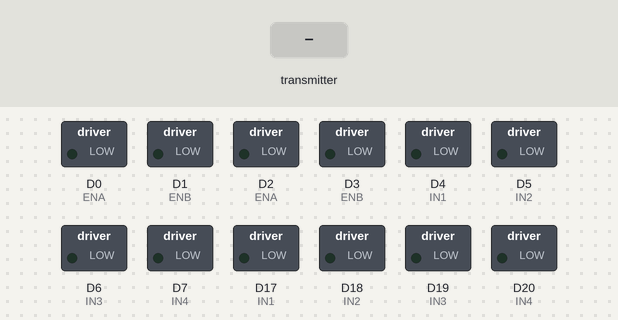
Bench run of a program on a simulated Seeed XIAO (SAMD21). On the bench: switched loads named in the program (green lamp = pin HIGH). The test bench sets the inputs (shaded band). No radio packets arrive unless stated.

Above: at 1.2 s.
1.3 s: the transmitter starts sending yaw = 256
At 2.2 s:
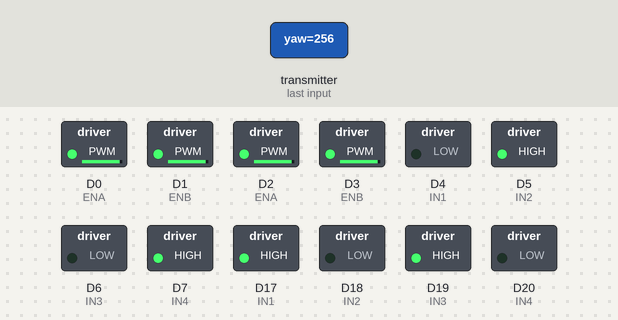
2.8 s: the transmitter starts sending pitch = 512
At 3.4 s:
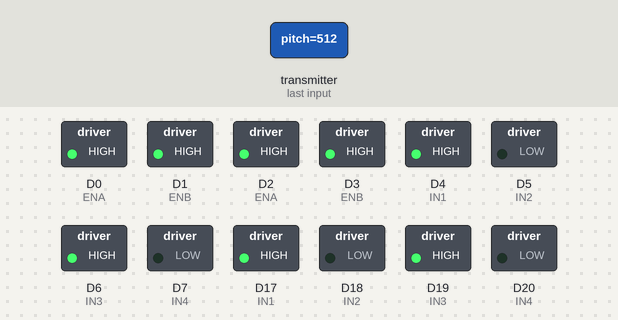
4.3 s: the transmitter starts sending roll = 1023
At 5.5 s:
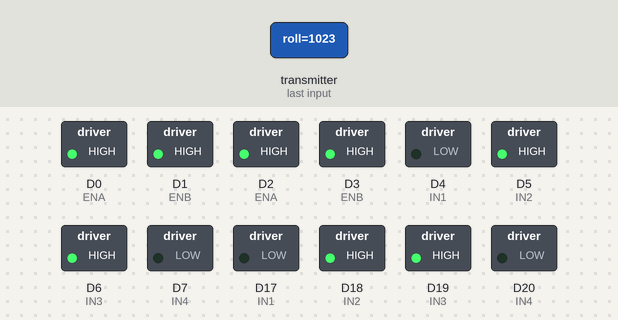
5.8 s: the transmitter starts sending roll = 0
At 6.8 s:
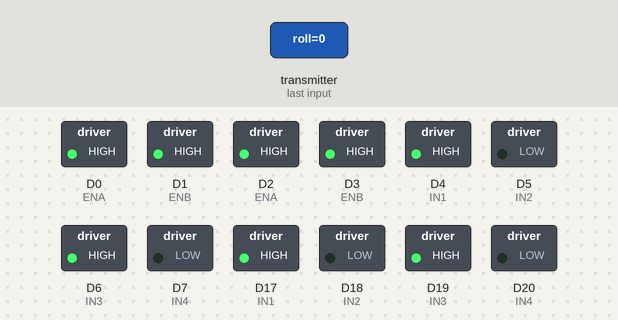
7.3 s: the transmitter starts sending pitch = 0
At 8.0 s:
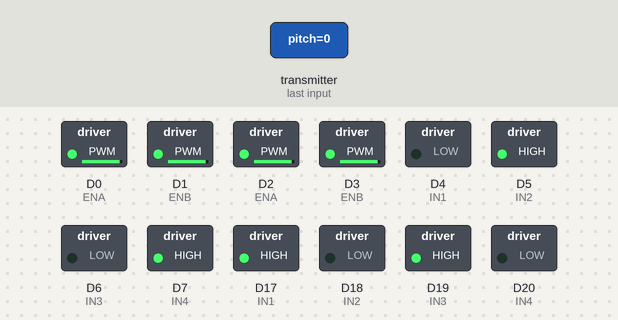
8.8 s: the transmitter starts sending yaw = 0
At 9.1 s:
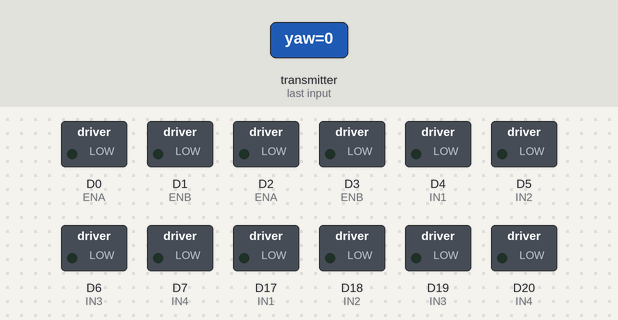
Timing chart, 0 to 11.3 s (numbered marks = the images above; inputs shaded):
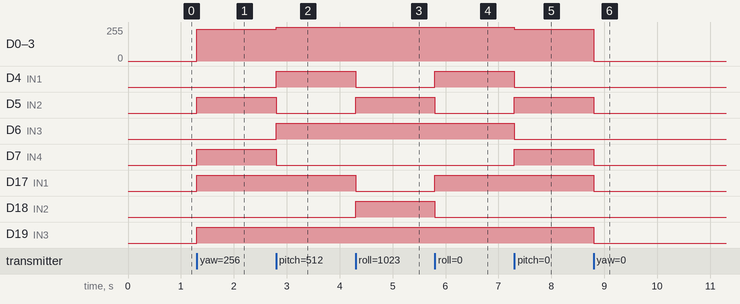

The program:

main.cpp
```cpp
#include "config.h"

Rx rx;
uint32_t t, loopRateEnd;
Packet packet;
Motion motion;

void setup()
{
  Serial.begin(115200);
  motion.init();
  rx.init();
}

void loop()
{
  t = micros();
  packet = rx.getPacket();
  if (packet.pitch == 0 && packet.roll == 0 && packet.yaw == 0)
  {
    motion.stop();
  }
  else
  {
    motion.go(packet);
  }
  loopRate(2000); // do not exceed 2000Hz, all filter parameters tuned to 2000Hz by default
}

void loopRate(int freq)
{
  float invFreq = 1.0 / freq * 1000000.0;
  uint32_t checker = micros();

  // Sit in loop until appropriate time has passed
  while (invFreq > (checker - t))
  {
    checker = micros();
  }
  loopRateEnd = micros();
}
/*
L298N H-Bridge driving DC motor on Arduino
*/
```

L298N.cpp
```cpp
#include "config.h"

void L298N::init()
{
    pinMode(ENA, OUTPUT); // Set all the L298n Pin to output
    pinMode(ENB, OUTPUT);
    pinMode(IN1, OUTPUT);
    pinMode(IN2, OUTPUT);
    pinMode(IN3, OUTPUT);
    pinMode(IN4, OUTPUT);
};

void L298N::forward(int speed)
{
    analogWrite(ENA, speed);
    analogWrite(ENB, speed);
    digitalWrite(IN1, HIGH);
    digitalWrite(IN2, LOW);
    digitalWrite(IN3, HIGH);
    digitalWrite(IN4, LOW);
};

void L298N::backward(int speed)
{
    analogWrite(ENA, speed);
    analogWrite(ENB, speed);
    digitalWrite(IN1, LOW);
    digitalWrite(IN2, HIGH);
    digitalWrite(IN3, LOW);
    digitalWrite(IN4, HIGH);
};

void L298N::left(int speed)
{
    analogWrite(ENA, speed);
    analogWrite(ENB, speed);
    digitalWrite(IN1, HIGH);
    digitalWrite(IN2, LOW);
    digitalWrite(IN3, LOW);
    digitalWrite(IN4, HIGH);
};

void L298N::right(int speed)
{
    analogWrite(ENA, speed);
    analogWrite(ENB, speed);
    digitalWrite(IN1, LOW);
    digitalWrite(IN2, HIGH);
    digitalWrite(IN3, HIGH);
    digitalWrite(IN4, LOW);
}

void L298N::stop()
{
    digitalWrite(ENA, LOW);
    digitalWrite(ENB, LOW);
    digitalWrite(IN1, LOW);
    digitalWrite(IN2, LOW);
    digitalWrite(IN3, LOW);
    digitalWrite(IN4, LOW);
}
```

L298N.h
```cpp
#ifndef L298N_H
#define L298N_H

class L298N
{
public:
    int ENA;
    int ENB;
    int IN1;
    int IN2;
    int IN3;
    int IN4;
    void init();
    void forward(int speed);
    void backward(int speed);
    void left(int speed);
    void right(int speed);
    void stop();
};

#endif
```

Motion.cpp
```cpp
#include "config.h"

void Motion::init()
{
    d1.ENA = 0;
    d1.ENB = 1;
    d1.IN1 = 17;
    d1.IN2 = 18;
    d1.IN3 = 19;
    d1.IN4 = 20;

    d2.ENA = 2;
    d2.ENB = 3;
    d2.IN1 = 4;
    d2.IN2 = 5;
    d2.IN3 = 6;
    d2.IN4 = 7;

    d1.init();
    d2.init();
}

void Motion::forward()
{
    d1.forward(speed);
    d2.forward(speed);
}

void Motion::backward()
{

    d1.backward(speed);
    d2.backward(speed);
}

void Motion::right()
{

    d1.right(speed);
    d2.right(speed);
}

void Motion::left()
{

    d2.left(speed);
    d1.left(speed);
}

void Motion::clockwise()
{
    d2.backward(speed);
    d1.forward(speed);
}

void Motion::counterClockWise()
{
    d2.forward(speed);
    d1.backward(speed);
}

void Motion::stop()
{
    d1.stop();
    d2.stop();
}

void Motion::go(Packet packet)
{
    setPriority(packet);
    if (speed == 0)
    {
        stop();
        return;
    }
    switch (priority)
    {
    case move::pitch:
        packet.pitch >= 0 ? forward() : backward();
        break;

    case move::roll:
        packet.roll >= 0 ? right() : left();
        break;

    case move::yaw:
        packet.yaw >= 0 ? clockwise() : counterClockWise();
        break;

    default:
        stop();
        break;
    }
}

void Motion::setPriority(Packet packet)
{
    int pitch = abs(packet.pitch);
    int roll = abs(packet.roll);
    int yaw = abs(packet.yaw);

    if (pitch > roll && pitch > yaw)
    {
        priority = move::pitch;
        speed = pitch;
    }
    else if (roll > pitch && roll > yaw)
    {
        priority = move::roll;
        speed = roll;
    }
    else if (yaw > pitch && yaw > roll)
    {
        priority = move::yaw;
        speed = yaw;
    }

    if (speed == 0)
    {
        priority = -1;
        speed = 0;
    }
    else
    {
        speed = map(speed, 0, 500, 175, 300);
    }
}
```

Motion.h
```cpp
#ifndef MOTION_H
#define MOTION_H

class Motion
{
private:
    L298N d1;
    L298N d2;
    enum move
    {
        pitch,
        roll,
        yaw
    };

    int priority = move::pitch;
    int speed;

    void setPriority(Packet packet);
    void forward();
    void backward();
    void right();
    void left();
    void clockwise();
    void counterClockWise();

public:
    void init();
    void go(Packet packet);
    void stop();
};

#endif
```

Rx.cpp
```cpp
#include "config.h"
#include "printf.h"

uint8_t address[][6] = {"bird", "nest"};

void Rx::init()
{
    initRc();
}

Packet Rx::getPacket()
{
    return getRc();
}

void Rx::initRc()
{
    // initialize the transceiver on the SPI bus
    radio.begin();
    // radio.setPALevel(RF24_PA_LOW); // RF24_PA_MAX is default.

    // save on transmission time by setting the radio to only transmit the
    // number of bytes we need to transmit
    radio.setPayloadSize(packetSize); // default value is the maximum 32 bytes

    // set the TX address of the RX node into the TX pipe
    radio.openWritingPipe(address[radioNumber]); // always uses pipe 0

    // set the RX address of the TX node into a RX pipe
    radio.openReadingPipe(controllerRadioNumber, address[controllerRadioNumber]); // using pipe 1

    radio.startListening(); // put radio in RX mode

    // For debugging info
    printf_begin();             // needed only once for printing details
    radio.printDetails();       // (smaller) function that prints raw register values
    radio.printPrettyDetails(); // (larger) function that prints human readable data
    rxt = micros();
}

Packet Rx::getRc()
{
    uint32_t loopTime = micros();
    // radio.flush_rx();

    if (loopTime > rxt + 2500000)
    {
        radio.failureDetected = true;
        packet.pitch = 0;
        packet.roll = 0;
        packet.yaw = 0;
        packet.thrust = 0;
    }

    if (radio.failureDetected)
    {
        radio.failureDetected = false;
        Serial.println(F("Radio failure detected, restarting radio"));
        radio.powerDown();
        delay(250);
        radio.powerUp();
        radio.flush_rx();
        initRc();
    }

    if (radio.available())
    {
        radio.read(&packet, packetSize);
        rxt = loopTime;
    }
    return packet;
}
```

Rx.h
```cpp
#ifndef RX_H
#define RX_H

typedef struct
{
    int32_t yaw;
    int32_t pitch;
    int32_t roll;
    int32_t thrust;
} Packet;

class Rx
{
private:
    RF24 radio = RF24(CE_PIN, CSN_PIN);
    static const uint8_t radioNumber = 0;
    static const uint8_t controllerRadioNumber = 1;
    static const uint8_t packetSize = sizeof(Packet);
    Packet getRc();
    void initRc();
    void initLora();
    uint32_t rxt;
    Packet packet;

public:
    Packet getPacket();
    void init();
};

#endif
```

config.h
```cpp
#ifndef CONFIG_H
#define CONFIG_H

#include <Arduino.h>
#include <SPI.h>
#include <nRF24L01.h>
#include <RF24.h>

#if defined(ESP32)
#include <ESP32Servo.h>
#elif defined(TEENSY)
#include <PWMServo.h>
#define Servo PWMServo
#else
#include <Servo.h>
#endif

#include "L298N.h"
#include "Rx.h"
#include "Motion.h"

void loopRate(int freq);

#endif
```

Measured:
- after the input at 1.3 s, D0 (ENA), D1 (ENB), D2 (ENA), D3 (ENB): 0/255 → 239/255 at once; D5 (IN2), D7 (IN4), D17 (IN1), D19 (IN3): LOW → HIGH at once
- after the input at 2.8 s, D0 (ENA), D1 (ENB), D2 (ENA), D3 (ENB): 239/255 → 255/255 at once; D4 (IN1), D6 (IN3): LOW → HIGH at once; D5 (IN2), D7 (IN4): HIGH → LOW at once
- after the input at 4.3 s, D4 (IN1), D17 (IN1): HIGH → LOW at once; D5 (IN2), D18 (IN2): LOW → HIGH at once
- after the input at 5.8 s, D4 (IN1), D17 (IN1): LOW → HIGH at once; D5 (IN2), D18 (IN2): HIGH → LOW at once
- after the input at 7.3 s, D0 (ENA), D1 (ENB), D2 (ENA), D3 (ENB): 255/255 → 239/255 at once; D4 (IN1), D6 (IN3): HIGH → LOW at once; D5 (IN2), D7 (IN4): LOW → HIGH at once
- after the input at 8.8 s, D0 (ENA), D1 (ENB), D2 (ENA), D3 (ENB): 239/255 → 0/255 at once; D5 (IN2), D7 (IN4), D17 (IN1), D19 (IN3): HIGH → LOW at once
